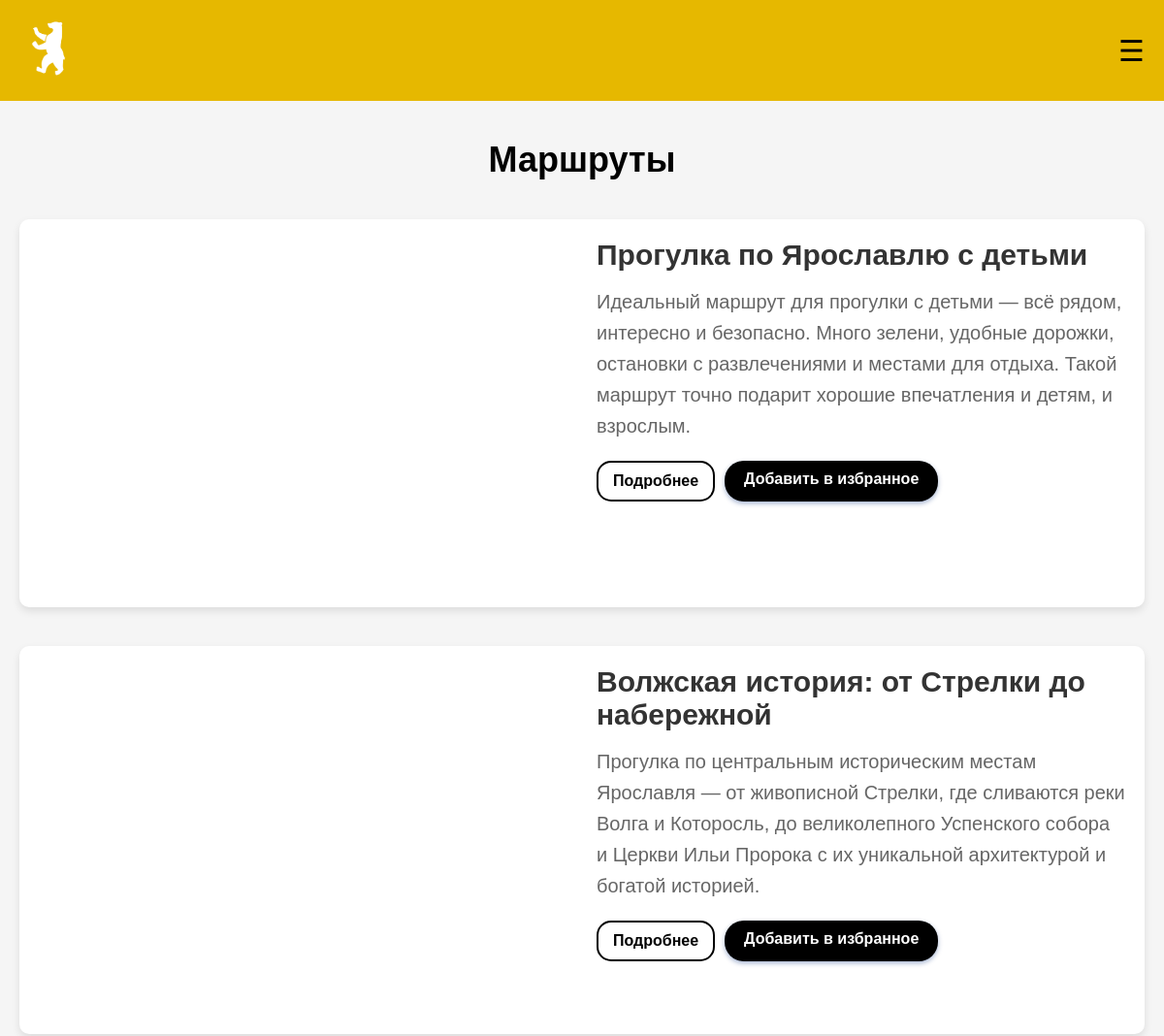
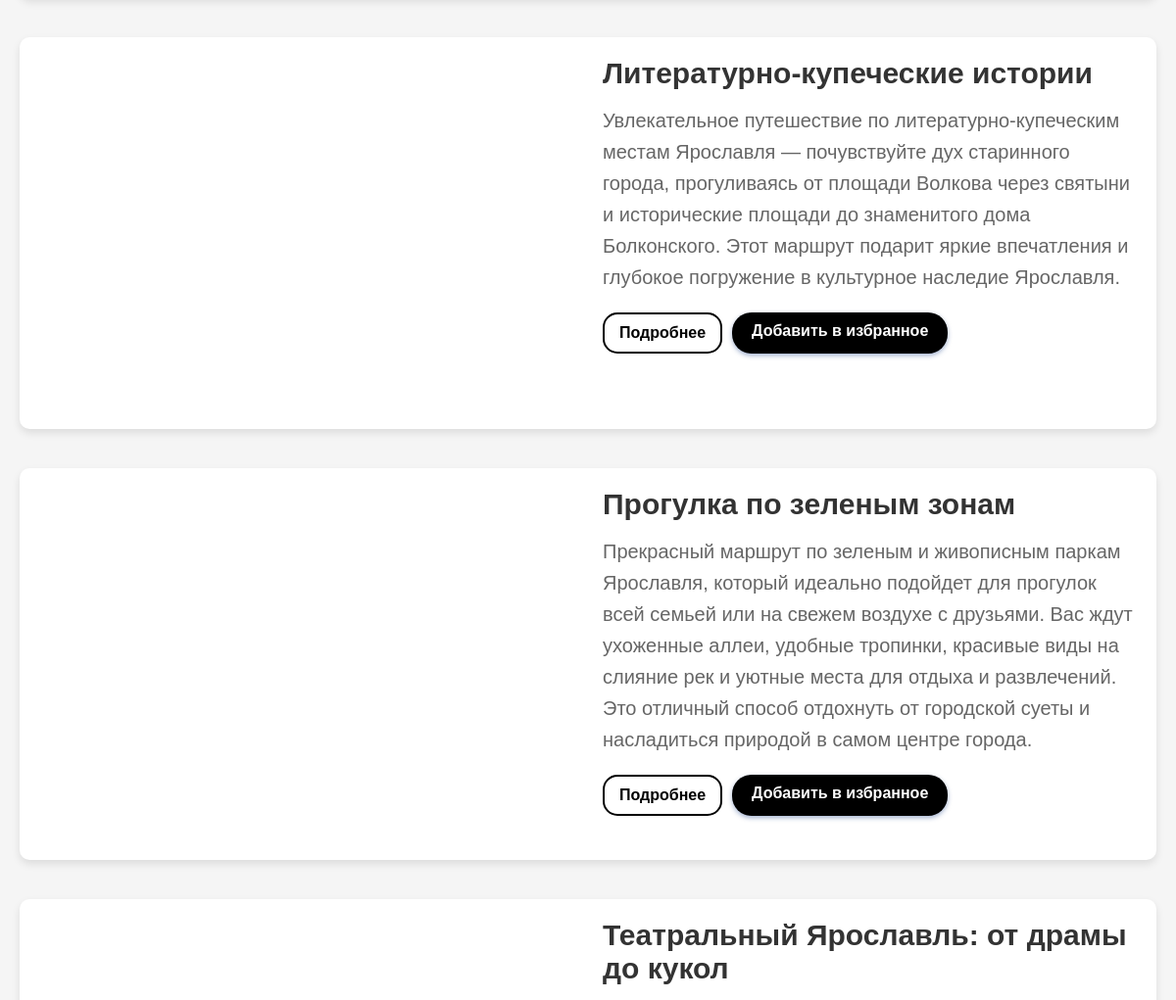
Before: /Routes.php (signed in, upper part) with the older database file (2 pictures, top to bottom).
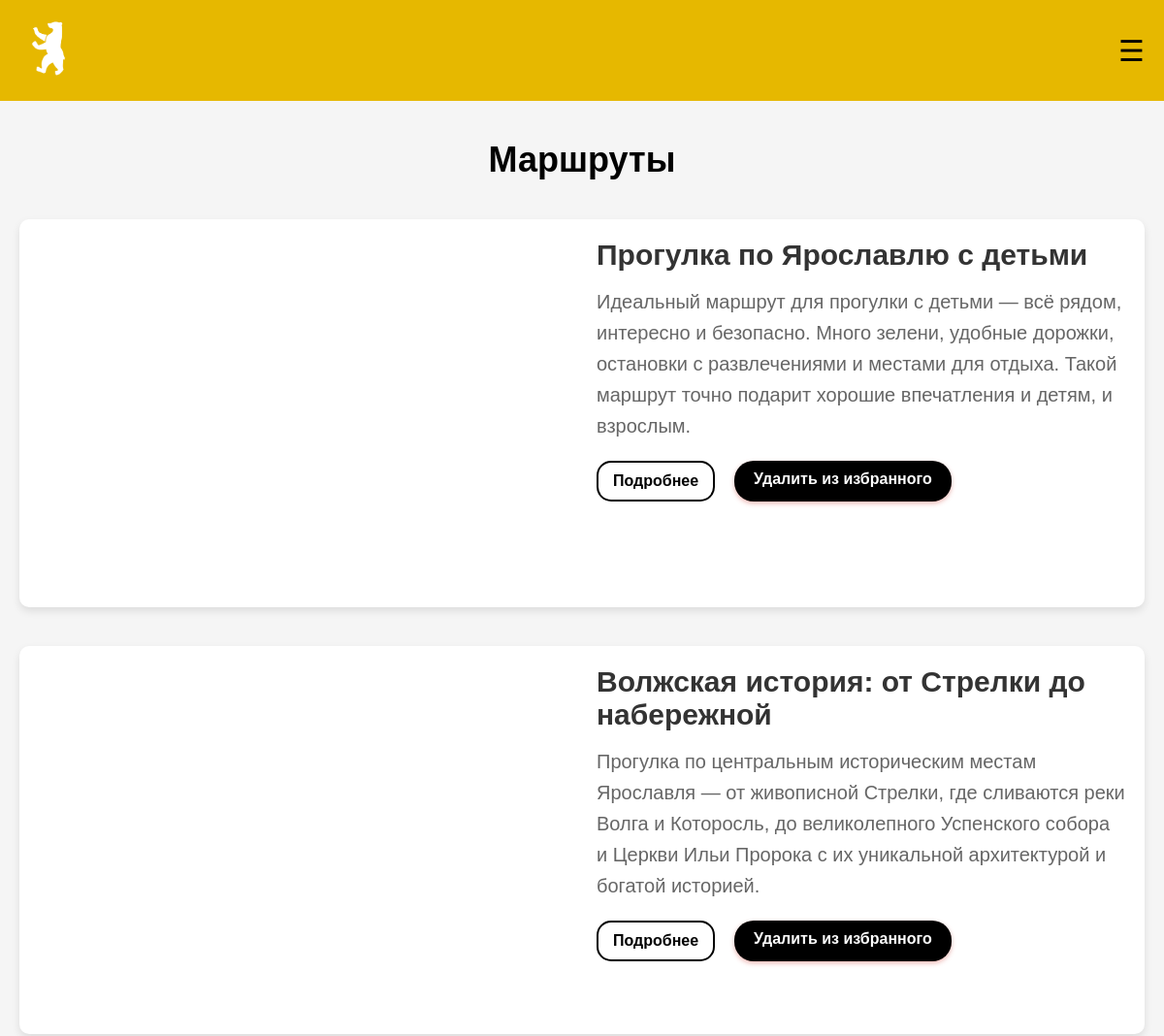
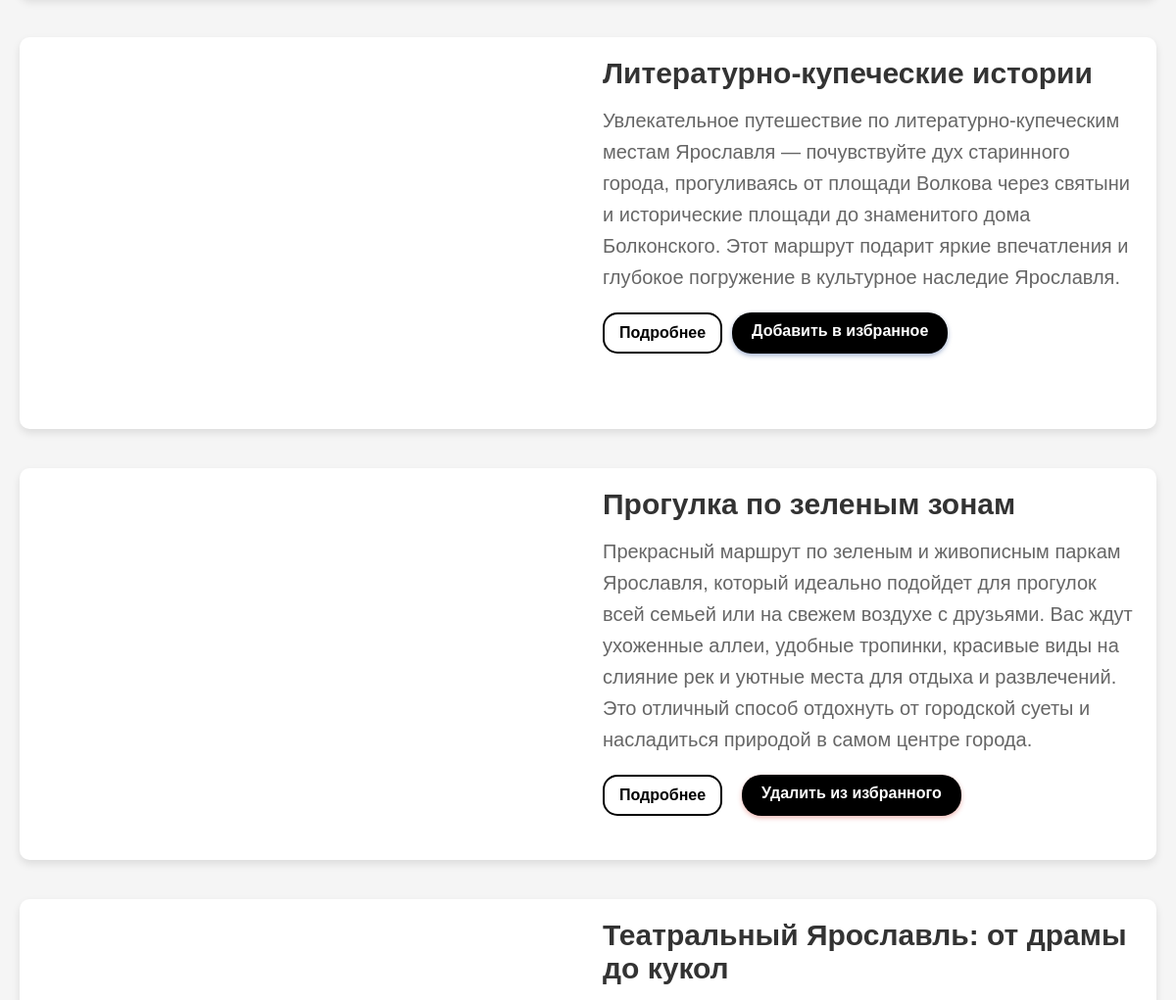
After: the same page with the newer database file (2 pictures, top to bottom).
### tables this page shows
CREATE TABLE `routes` (
  `id_route` int(11) NOT NULL,
  `name` varchar(150) NOT NULL,
  `url` varchar(255) NOT NULL,
  `description` varchar(365) NOT NULL,
  `extra_text` text NOT NULL,
  `tags` varchar(255) NOT NULL
);

### Routes.php (the view, shortened to what this page needs)
<?php
$mysqli = new mysqli("localhost", "root", "", "diplom");
$result = $mysqli->query("SELECT * FROM routes");
$routes = [];
while ($row = $result->fetch_assoc()) {
    $routes[] = $row;
}
$favorites_routes_ids = [];
if (isset($_SESSION['user_id']) && $_SESSION['role_id'] == 2) {
    $user_id = $_SESSION['user_id'];
    $stmtFav = $mysqli->prepare("SELECT id_route FROM favorites_routes WHERE id_user = ?");
    $stmtFav->bind_param("i", $user_id);
    $stmtFav->execute();
    $resultFav = $stmtFav->get_result();
    while ($fav = $resultFav->fetch_assoc()) {
        $favorites_routes_ids[] = $fav['id_route'];
    }
}
?>
<!DOCTYPE html>
<html lang="ru">
<head>
  <link rel="stylesheet" href="styles.css">
</head>
<body>
<header>
  <div class="logo">
    <a href="mainpage.php">
      <img src="images/mainpage/logo2.png" alt="Ярославль">
    </a>
  </div>
  <div class="menu-toggle" id="menuToggle">☰</div>
</header>
<main>
<h1 style="text-align: center; margin-bottom: 40px;">Маршруты</h1>
<?php if (count($routes) > 0): ?>
<?php foreach ($routes as $route): ?>
  <div class="route-container">
    <div class="map-container">
      <iframe
        src="<?php echo htmlspecialchars($route['url']); ?>"
        width="100%"
        height="100%"
        frameborder="0"
        allowfullscreen="true">
      </iframe>
    </div>
    <div class="info-container">
      <h2 class="route-title"><?php echo htmlspecialchars($route['name']); ?></h2>
      <p class="route-description"><?php echo htmlspecialchars($route['description']); ?></p>
      <div class="buttons-row">
        <a href="route.php?id=<?php echo urlencode($route['id_route']); ?>" class="route-button">Подробнее</a>
        <?php if (isset($_SESSION['role_id']) && $_SESSION['role_id'] == 2): ?>
          <?php if (in_array($route['id_route'], $favorites_routes_ids)): ?>
            <a href="?remove_favorite=<?= $route['id_route'] ?>" class="btn-remove-favorite" onclick="return confirm('Удалить маршрут из избранного?')">Удалить из избранного</a>
          <?php else: ?>
            <a href="?add_favorite=<?= $route['id_route'] ?>" class="btn-add-favorite" onclick="return confirm('Добавить маршрут в избранное?')">Добавить в избранное</a>
          <?php endif; ?>
        <?php endif; ?>
      </div>
    </div>
  </div>
<?php endforeach; ?>
<?php else: ?>
  <p>Нет доступных маршрутов</p>
<?php endif; ?>
</main>
</body>
</html>

Changed rows visible on the page:
changed routes "Прогулка по Ярославлю с детьми": text "Добавить в избранное" → "Удалить из избранного"
changed routes "Волжская история: от Стрелки до набережной": text "Добавить в избранное" → "Удалить из избранного"
changed routes "Прогулка по зеленым зонам": text "Добавить в избранное" → "Удалить из избранного"
